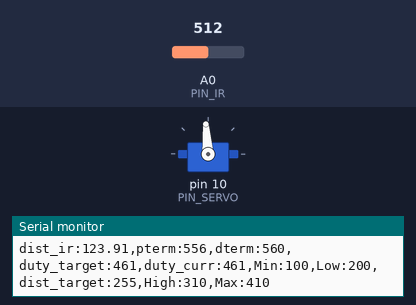
This sketch was run on a simulated Arduino Uno, built with avr-gcc and run on an emulated ATmega328P. Shown: servo, the last lines printed to the serial monitor. The inputs (shaded band) are chosen by the test bench; at power-on: A0 (PIN_IR) = 512.

Above: at 1.2 s.
1.3 s: A0 (PIN_IR) set to 122
At 2.7 s:
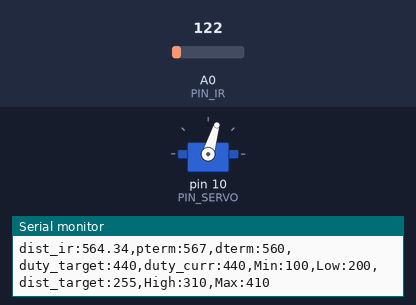
3.0 s: A0 (PIN_IR) set to 0
At 4.1 s:
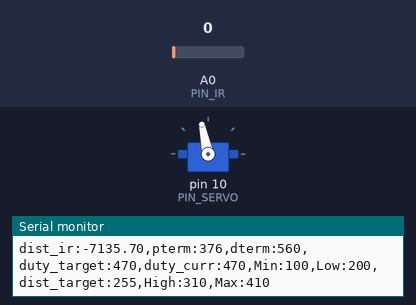
Timing chart, 0 to 6.0 s (numbered marks = the images above; inputs shaded):
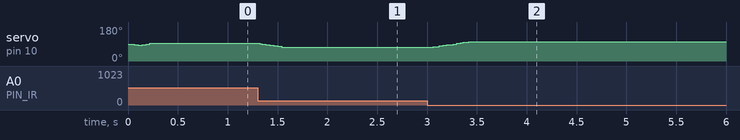

Measured:
- after the input at 1.3 s, servo on pin 10 (PIN_SERVO): moves from 94° to 73° over 0.26 s, starting at once
- after the input at 3.0 s, servo on pin 10 (PIN_SERVO): moves from 73° to 102° over 0.36 s, starting after 0.06 s

The sketch:

pd.ino
```cpp
#include <Servo.h>
Servo myservo;

#define PIN_SERVO 10
#define PIN_IR A0

#define SEQ_SIZE 10

// Framework setting
#define _DIST_TARGET 255
#define _DIST_MIN 100
#define _DIST_MAX 410
// Distance sensor
#define _DIST_ALPHA 0.5


// Servo range
#define _DUTY_MIN 1600
#define _DUTY_NEU 1450
#define _DUTY_MAX 1300


// Servo speed control
#define _SERVO_ANGLE 30.0
#define _SERVO_SPEED 500.0

// Event periods
#define _INTERVAL_DIST 20
#define _INTERVAL_SERVO 20
#define _INTERVAL_SERIAL 100

// PID parameters
#define _KP 0.5
#define a 69.24
#define b 385.28
#define _KD 50
// Distance sensor
float dist_target;
float dist_raw, dist_ema;

// Event periods
unsigned long last_sampling_time_dist, last_sampling_time_servo, last_sampling_time_serial;
bool event_dist, event_servo, event_serial;

// Servo speed control
int duty_chg_per_interval;
int duty_target, duty_curr;
// PID variables
float error_curr, error_prev, control, pterm, dterm, iterm;

float ir_distance(void){ // return value unit: mm
  float value;
  float volt = float(analogRead(PIN_IR));
  value = ((6762.0/(volt-9.0))-4.0) * 10.0;
  return 300.0 / (b - a) * (value    - a) + 100;
}
//[3099]

float ir_distance_filtered(void){ // return value unit: mm
  dist_raw = ir_distance();
  return _DIST_ALPHA * dist_raw + (1 - _DIST_ALPHA) * dist_ema;
}
float ir_distance_sequence(void){
  float value, real_value;
  float volt = float(analogRead(PIN_IR));
  value = ((6762.0/(volt-9.0))-4.0) * 10.0;

  // sensor values
float x[SEQ_SIZE] = {69.24, 122.94, 141.77, 160.06, 188.45, 215.17, 270.18, 339.89, 385.28, 432.87};
float y[SEQ_SIZE] = {100.0, 150.0, 175.0,  200.0, 225.0, 250.0, 300.0, 350.0, 400.0, 435.0};


  int s = 0, e = SEQ_SIZE - 1, m;
  // binary search
  while(s <= e){
    m = (s + e) / 2;
    if(value < x[m]) {
      e = m - 1;}
    else if(value > x[m+1]){
      s = m + 1;}
    else{
      break;}
  }
   if(s > e){
    if(value > 2000.0 || value < -2000.0) real_value = _DIST_TARGET;
    else if(s == 0) real_value = _DIST_MIN;
    else real_value = _DIST_MAX;}


  // calculate real values
  real_value = (y[m+1] - y[m]) / (x[m+1] - x[m] ) * (value - x[m]) + y[m];
  return real_value;}

void setup() {
// initialize GPIO pins for LED and attach servo
myservo.attach(PIN_SERVO); // attach servo

// move servo to neutral position
myservo.writeMicroseconds(_DUTY_NEU);
duty_curr = _DUTY_NEU;

// initialize serial port
Serial.begin(57600);

// convert angle speed into duty change per interval.
  duty_chg_per_interval = (_DUTY_MIN - _DUTY_MAX) * (_SERVO_SPEED / 180 ) * (_INTERVAL_SERVO / 1000.0);
}


void loop() {

unsigned long time_curr = millis();
if(time_curr >= last_sampling_time_dist + _INTERVAL_DIST){
    last_sampling_time_dist += _INTERVAL_DIST;
    event_dist = true;
}

if(time_curr >= last_sampling_time_servo + _INTERVAL_SERVO ){
    last_sampling_time_servo += _INTERVAL_SERVO;
    event_servo = true;
}

if(time_curr >= last_sampling_time_serial + _INTERVAL_SERIAL ){
    last_sampling_time_serial += _INTERVAL_SERIAL;
    event_serial = true;
}

if(event_dist) {
     event_dist = false;
  // get a distance reading from the distance sensor
     dist_ema = ir_distance_filtered();

  // PID control logic
    error_curr = dist_ema - _DIST_TARGET;
    iterm = 0;
    pterm = _KP * error_curr;
    dterm = _KD * (error_curr - error_prev);
    control = -(pterm + dterm);

    duty_target = _DUTY_NEU + control;


  // keep duty_target value within the range of [_DUTY_MIN, _DUTY_MAX]
    if(duty_target > _DUTY_MIN){
      duty_target = _DUTY_MIN;
    }
    else if(duty_target < _DUTY_MAX){
      duty_target = _DUTY_MAX;
    }

  }

  if(event_servo) {
    event_servo=false;
    // adjust duty_curr toward duty_target by duty_chg_per_interval
    if(duty_target>duty_curr) {
  duty_curr += duty_chg_per_interval;
  if(duty_curr > duty_target) duty_curr = duty_target;
     }
    else {
  duty_curr -= duty_chg_per_interval;
  if(duty_curr < duty_target) duty_curr = duty_target;
    }
    // update servo position
     myservo.writeMicroseconds(duty_curr);
     error_prev = error_curr;
  }


if(event_serial) {
  event_serial = false;
  Serial.print("dist_ir:");
  Serial.print(dist_raw);
  Serial.print(",pterm:");
  Serial.print(map(pterm,-1000,1000,510,610));
  Serial.print(",dterm:");
  Serial.print(map(dterm,-1000,1000,510,610));
  Serial.print(",duty_target:");
  Serial.print(map(duty_target,1000,2000,410,510));
  Serial.print(",duty_curr:");
  Serial.print(map(duty_curr,1000,2000,410,510));
  Serial.println(",Min:100,Low:200,dist_target:255,High:310,Max:410");
}
}
```
